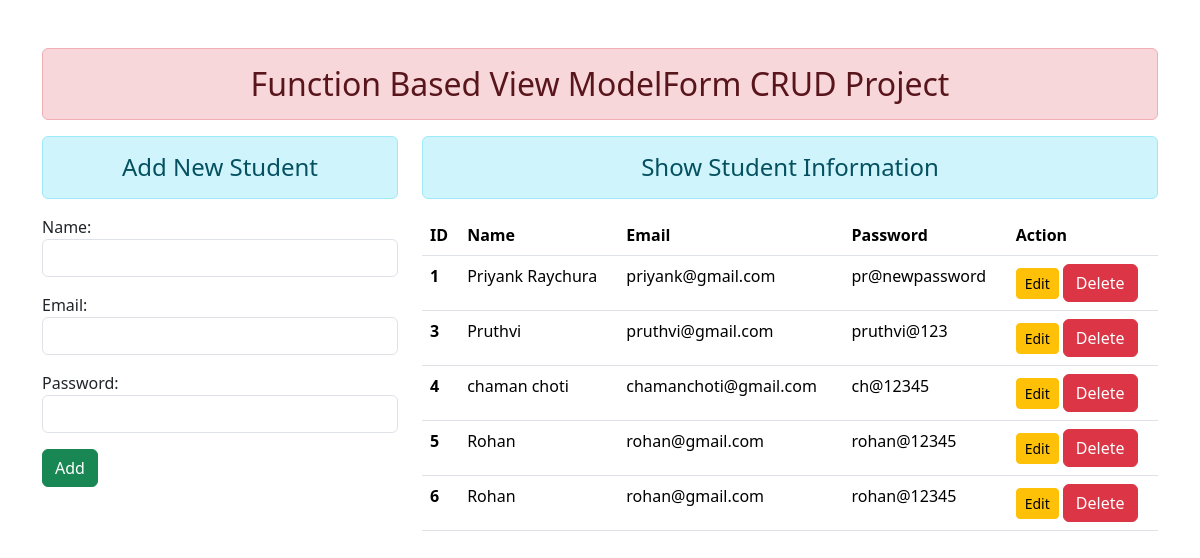
The page / on the database its author committed.
### enroll/models.py (models this page shows)
class User(models.Model):
    name = models.CharField(max_length=70)
    email = models.EmailField(max_length=100)
    password = models.CharField(max_length=100)

### enroll/views.py (the view)
# urls.py: path('', views.add_show, name="addAndShow"),
def add_show(request):
    if request.method == 'POST':
        fm = StudentRegistration(request.POST)
        if fm.is_valid():
            nm = fm.cleaned_data['name']
            em = fm.cleaned_data['email']
            pw = fm.cleaned_data['password']
            reg = User(name=nm, email=em, password=pw)
            reg.save()
            fm = StudentRegistration()
    else:
        fm = StudentRegistration()
    stud = User.objects.all()
    return render(request, 'enroll/addAndShow.html', {'form': fm, 'stud': stud})

### enroll/forms.py
class StudentRegistration(forms.ModelForm):
    class Meta:
        model = User
        fields = ['name', 'email', 'password']
        widgets = {
            'name': forms.TextInput(attrs={'class': 'form-control'}),
            'email': forms.EmailInput(attrs={'class': 'form-control'}),
            'password': forms.PasswordInput(render_value=True ,attrs={'class': 'form-control'}),
        }

### enroll/templates/enroll/addAndShow.html (shortened to what this page needs)
{% extends 'enroll/base.html' %}
{% block content %}
<div class="row">
    <div class="col-sm-4">
        <h4 class="text-center alert alert-info">Add New Student</h4>
        <form action="" method="POST">
            {{ form.as_p }}
            <input type="submit" class="btn btn-success" value="Add">
        </form>
    </div>
    <div class="col-sm-8">
        <h4 class="text-center alert alert-info">Show Student Information</h4>
        {% if stud %}
            <table class="table table-hover">
                <thead>
                    <tr>
                      <th scope="col">ID</th>
                      <th scope="col">Name</th>
                      <th scope="col">Email</th>
                      <th scope="col">Password</th>
                      <th scope="col">Action</th>
                    </tr>
                  </thead>
                  <tbody>
                    {% for st in stud %}
                    <tr>
                        <th scope="row">{{st.id}}</th>
                        <td>{{st.name}}</td>
                        <td>{{st.email}}</td>
                        <td>{{st.password}}</td>
                        <td>
                            <a href="{% url 'updatedata' st.id %}" class="btn btn-sm btn-warning">Edit</a>
                            <form action="{% url 'deletedata' st.id %}" method="POST" class="d-inline">
                                <input type="submit" class="btn btn-danger" value="Delete">
                            </form>
                        </td>
                      </tr>
                    {% endfor %}
                  </tbody>
            </table>
        {% else %}
            <h4 text-center alert alert-warning>No Records</h4>
        {% endif %}
    </div>
</div>
{% endblock content %}

### enroll/templates/enroll/base.html (shortened to what this page needs)
<!DOCTYPE html>
{% load static %}
<html lang="en">
<head>
    <link rel="stylesheet" href="{% static 'enroll/css/bootstrap.min.css' %}">
</head>
<body>
    <div class="container mt-5">
        <h2 class="text-center alert alert-danger">Function Based View ModelForm CRUD Project</h2>
        {% block content %}
        {% endblock content %}
    </div>
</body>
</html>

### rows shown on the page
User: id "1", name "Priyank Raychura", email "priyank@gmail.com", password "pr@newpassword"
User: id "3", name "Pruthvi", email "pruthvi@gmail.com", password "pruthvi@123"
User: id "4", name "chaman choti", email "chamanchoti@gmail.com", password "ch@12345"
User: id "5", name "Rohan", email "rohan@gmail.com", password "rohan@12345"
User: id "6", name "Rohan", email "rohan@gmail.com", password "rohan@12345"
